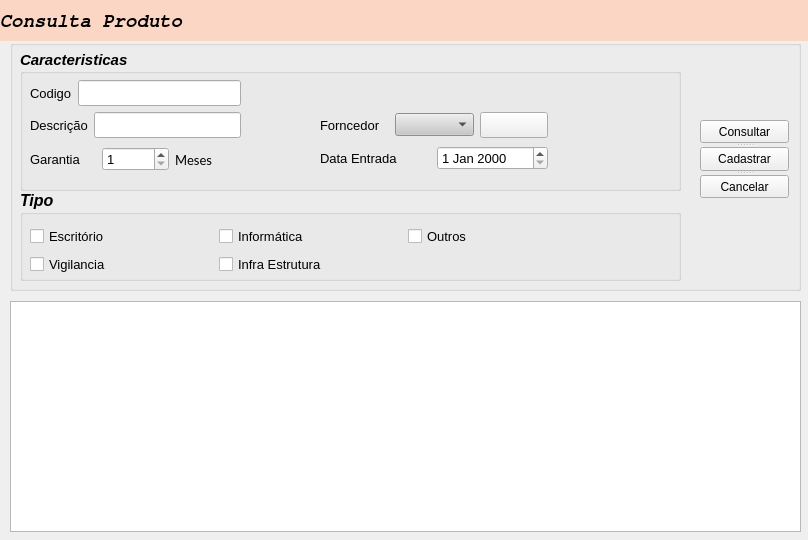
<?xml version="1.0" encoding="UTF-8"?>
<ui version="4.0">
 <class>Form</class>
 <widget class="QWidget" name="Form">
  <property name="geometry">
   <rect>
    <x>0</x>
    <y>0</y>
    <width>808</width>
    <height>540</height>
   </rect>
  </property>
  <property name="minimumSize">
   <size>
    <width>808</width>
    <height>540</height>
   </size>
  </property>
  <property name="maximumSize">
   <size>
    <width>808</width>
    <height>540</height>
   </size>
  </property>
  <property name="windowTitle">
   <string>Consulta Produto</string>
  </property>
  <widget class="QLabel" name="label_6">
   <property name="geometry">
    <rect>
     <x>0</x>
     <y>0</y>
     <width>811</width>
     <height>41</height>
    </rect>
   </property>
   <property name="styleSheet">
    <string notr="true">background-color:  rgba(255, 207, 183, 200);</string>
   </property>
   <property name="text">
    <string/>
   </property>
  </widget>
  <widget class="QLabel" name="label_3">
   <property name="geometry">
    <rect>
     <x>0</x>
     <y>10</y>
     <width>221</width>
     <height>21</height>
    </rect>
   </property>
   <property name="font">
    <font>
     <family>FreeMono</family>
     <pointsize>14</pointsize>
     <weight>75</weight>
     <italic>true</italic>
     <bold>true</bold>
    </font>
   </property>
   <property name="styleSheet">
    <string notr="true"/>
   </property>
   <property name="text">
    <string>Consulta Produto</string>
   </property>
  </widget>
  <widget class="QLabel" name="label">
   <property name="geometry">
    <rect>
     <x>720</x>
     <y>10</y>
     <width>81</width>
     <height>71</height>
    </rect>
   </property>
   <property name="styleSheet">
    <string notr="true">image: url(:/img/img/icons8-view-80.png);</string>
   </property>
   <property name="text">
    <string/>
   </property>
  </widget>
  <widget class="QGroupBox" name="groupBox">
   <property name="geometry">
    <rect>
     <x>10</x>
     <y>40</y>
     <width>791</width>
     <height>251</height>
    </rect>
   </property>
   <property name="title">
    <string/>
   </property>
   <widget class="QGroupBox" name="groupBox_2">
    <property name="geometry">
     <rect>
      <x>10</x>
      <y>150</y>
      <width>661</width>
      <height>91</height>
     </rect>
    </property>
    <property name="font">
     <font>
      <pointsize>12</pointsize>
      <weight>75</weight>
      <italic>true</italic>
      <bold>true</bold>
     </font>
    </property>
    <property name="title">
     <string>Tipo</string>
    </property>
    <widget class="QWidget" name="layoutWidget">
     <property name="geometry">
      <rect>
       <x>10</x>
       <y>35</y>
       <width>561</width>
       <height>52</height>
      </rect>
     </property>
     <layout class="QGridLayout" name="gridLayout_4">
      <item row="0" column="1">
       <widget class="QCheckBox" name="informatica">
        <property name="font">
         <font>
          <pointsize>10</pointsize>
          <weight>50</weight>
          <italic>false</italic>
          <bold>false</bold>
         </font>
        </property>
        <property name="text">
         <string>Informática</string>
        </property>
       </widget>
      </item>
      <item row="0" column="2">
       <widget class="QCheckBox" name="outros">
        <property name="font">
         <font>
          <pointsize>10</pointsize>
          <weight>50</weight>
          <italic>false</italic>
          <bold>false</bold>
         </font>
        </property>
        <property name="text">
         <string>Outros</string>
        </property>
       </widget>
      </item>
      <item row="1" column="0">
       <widget class="QCheckBox" name="vigilancia">
        <property name="font">
         <font>
          <pointsize>10</pointsize>
          <weight>50</weight>
          <italic>false</italic>
          <bold>false</bold>
         </font>
        </property>
        <property name="text">
         <string>Vigilancia</string>
        </property>
       </widget>
      </item>
      <item row="1" column="1" colspan="2">
       <widget class="QCheckBox" name="infraestrutura">
        <property name="font">
         <font>
          <pointsize>10</pointsize>
          <weight>50</weight>
          <italic>false</italic>
          <bold>false</bold>
         </font>
        </property>
        <property name="text">
         <string>Infra Estrutura</string>
        </property>
       </widget>
      </item>
      <item row="0" column="0">
       <widget class="QCheckBox" name="escritorio">
        <property name="font">
         <font>
          <pointsize>10</pointsize>
          <weight>50</weight>
          <italic>false</italic>
          <bold>false</bold>
         </font>
        </property>
        <property name="text">
         <string>Escritório</string>
        </property>
       </widget>
      </item>
     </layout>
    </widget>
    <zorder>layoutWidget</zorder>
    <zorder>label_6</zorder>
   </widget>
   <widget class="QSplitter" name="splitter_3">
    <property name="geometry">
     <rect>
      <x>10</x>
      <y>50</y>
      <width>337</width>
      <height>23</height>
     </rect>
    </property>
    <property name="orientation">
     <enum>Qt::Horizontal</enum>
    </property>
   </widget>
   <widget class="QSplitter" name="splitter_2">
    <property name="geometry">
     <rect>
      <x>10</x>
      <y>80</y>
      <width>337</width>
      <height>23</height>
     </rect>
    </property>
    <property name="orientation">
     <enum>Qt::Horizontal</enum>
    </property>
   </widget>
   <widget class="QSplitter" name="splitter">
    <property name="geometry">
     <rect>
      <x>690</x>
      <y>80</y>
      <width>89</width>
      <height>78</height>
     </rect>
    </property>
    <property name="orientation">
     <enum>Qt::Vertical</enum>
    </property>
    <widget class="QPushButton" name="consultar">
     <property name="text">
      <string>Consultar</string>
     </property>
     <property name="icon">
      <iconset resource="recursos.qrc">
       <normaloff>:/img/img/icons8-search-filled.svg</normaloff>:/img/img/icons8-search-filled.svg</iconset>
     </property>
    </widget>
    <widget class="QPushButton" name="cadastrar">
     <property name="text">
      <string>Cadastrar</string>
     </property>
     <property name="icon">
      <iconset resource="recursos.qrc">
       <normaloff>:/img/img/icons8-product-26.png</normaloff>:/img/img/icons8-product-26.png</iconset>
     </property>
    </widget>
    <widget class="QPushButton" name="cancelar">
     <property name="text">
      <string>Cancelar</string>
     </property>
     <property name="icon">
      <iconset resource="recursos.qrc">
       <normaloff>:/img/img/icons8-cancelar.svg</normaloff>:/img/img/icons8-cancelar.svg</iconset>
     </property>
    </widget>
   </widget>
   <widget class="QGroupBox" name="groupBox_3">
    <property name="geometry">
     <rect>
      <x>10</x>
      <y>10</y>
      <width>661</width>
      <height>141</height>
     </rect>
    </property>
    <property name="font">
     <font>
      <pointsize>11</pointsize>
      <weight>75</weight>
      <italic>true</italic>
      <bold>true</bold>
     </font>
    </property>
    <property name="title">
     <string>Caracteristicas</string>
    </property>
    <widget class="QWidget" name="layoutWidget_18">
     <property name="geometry">
      <rect>
       <x>10</x>
       <y>30</y>
       <width>211</width>
       <height>95</height>
      </rect>
     </property>
     <layout class="QVBoxLayout" name="verticalLayout_7">
      <item>
       <layout class="QHBoxLayout" name="horizontalLayout_10">
        <item>
         <widget class="QLabel" name="label_26">
          <property name="font">
           <font>
            <pointsize>10</pointsize>
            <weight>50</weight>
            <italic>false</italic>
            <bold>false</bold>
           </font>
          </property>
          <property name="text">
           <string>Codigo</string>
          </property>
         </widget>
        </item>
        <item>
         <widget class="QLineEdit" name="codigo_4">
          <property name="enabled">
           <bool>true</bool>
          </property>
         </widget>
        </item>
       </layout>
      </item>
      <item>
       <layout class="QHBoxLayout" name="horizontalLayout_11">
        <item>
         <widget class="QLabel" name="label_27">
          <property name="font">
           <font>
            <pointsize>10</pointsize>
            <weight>50</weight>
            <italic>false</italic>
            <bold>false</bold>
           </font>
          </property>
          <property name="text">
           <string>Descrição</string>
          </property>
         </widget>
        </item>
        <item>
         <widget class="QLineEdit" name="descricao_4">
          <property name="enabled">
           <bool>true</bool>
          </property>
         </widget>
        </item>
       </layout>
      </item>
      <item>
       <layout class="QHBoxLayout" name="horizontalLayout_12">
        <item>
         <widget class="QLabel" name="label_28">
          <property name="font">
           <font>
            <pointsize>10</pointsize>
            <weight>50</weight>
            <italic>false</italic>
            <bold>false</bold>
           </font>
          </property>
          <property name="text">
           <string>Garantia</string>
          </property>
         </widget>
        </item>
        <item>
         <widget class="QSpinBox" name="garantia_4">
          <property name="font">
           <font>
            <pointsize>10</pointsize>
            <weight>50</weight>
            <italic>false</italic>
            <bold>false</bold>
           </font>
          </property>
          <property name="minimum">
           <number>1</number>
          </property>
         </widget>
        </item>
        <item>
         <widget class="QLabel" name="label_29">
          <property name="font">
           <font>
            <family>Lato</family>
            <pointsize>10</pointsize>
            <weight>50</weight>
            <italic>false</italic>
            <bold>false</bold>
            <kerning>false</kerning>
           </font>
          </property>
          <property name="text">
           <string>Meses</string>
          </property>
         </widget>
        </item>
       </layout>
      </item>
     </layout>
    </widget>
    <widget class="QWidget" name="layoutWidget_19">
     <property name="geometry">
      <rect>
       <x>300</x>
       <y>60</y>
       <width>228</width>
       <height>63</height>
      </rect>
     </property>
     <layout class="QVBoxLayout" name="verticalLayout_8">
      <item>
       <layout class="QHBoxLayout" name="horizontalLayout_13">
        <item>
         <widget class="QLabel" name="label_30">
          <property name="font">
           <font>
            <pointsize>10</pointsize>
            <weight>50</weight>
            <italic>false</italic>
            <bold>false</bold>
           </font>
          </property>
          <property name="text">
           <string>Forncedor</string>
          </property>
         </widget>
        </item>
        <item>
         <widget class="QComboBox" name="fornecedor_4">
          <property name="font">
           <font>
            <pointsize>10</pointsize>
           </font>
          </property>
          <property name="styleSheet">
           <string notr="true">background-color:  rgb(200,200,200);</string>
          </property>
         </widget>
        </item>
        <item>
         <widget class="QPushButton" name="adicionar_4">
          <property name="text">
           <string/>
          </property>
          <property name="icon">
           <iconset resource="recursos.qrc">
            <normaloff>:/img/img/icons8-plus.svg</normaloff>:/img/img/icons8-plus.svg</iconset>
          </property>
         </widget>
        </item>
       </layout>
      </item>
      <item>
       <layout class="QHBoxLayout" name="horizontalLayout_14">
        <item>
         <widget class="QLabel" name="label_31">
          <property name="font">
           <font>
            <pointsize>10</pointsize>
            <weight>50</weight>
            <italic>false</italic>
            <bold>false</bold>
           </font>
          </property>
          <property name="text">
           <string>Data Entrada</string>
          </property>
         </widget>
        </item>
        <item>
         <widget class="QDateEdit" name="data_entrada_4">
          <property name="font">
           <font>
            <pointsize>10</pointsize>
            <weight>50</weight>
            <italic>false</italic>
            <bold>false</bold>
           </font>
          </property>
         </widget>
        </item>
       </layout>
      </item>
     </layout>
    </widget>
   </widget>
  </widget>
  <widget class="QTableWidget" name="tabela">
   <property name="geometry">
    <rect>
     <x>10</x>
     <y>301</y>
     <width>791</width>
     <height>231</height>
    </rect>
   </property>
  </widget>
  <zorder>label_6</zorder>
  <zorder>label_3</zorder>
  <zorder>groupBox</zorder>
  <zorder>label</zorder>
  <zorder>tabela</zorder>
 </widget>
 <resources>
  <include location="recursos.qrc"/>
 </resources>
 <connections/>
</ui>
